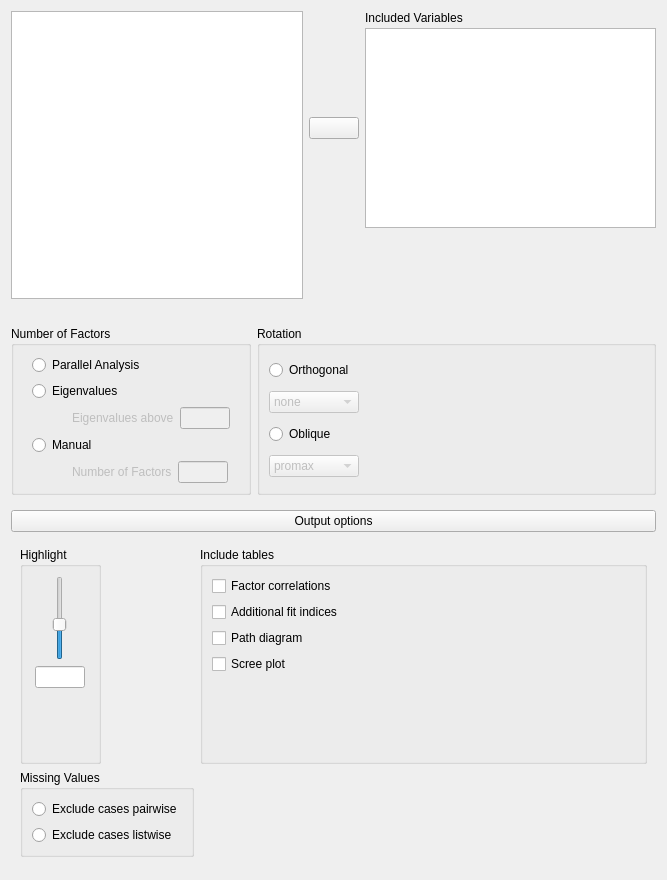
<?xml version="1.0" encoding="UTF-8"?>
<ui version="4.0">
 <class>ExploratoryFactorAnalysisForm</class>
 <widget class="QWidget" name="ExploratoryFactorAnalysisForm">
  <property name="geometry">
   <rect>
    <x>0</x>
    <y>0</y>
    <width>667</width>
    <height>880</height>
   </rect>
  </property>
  <property name="sizePolicy">
   <sizepolicy hsizetype="Fixed" vsizetype="Preferred">
    <horstretch>0</horstretch>
    <verstretch>0</verstretch>
   </sizepolicy>
  </property>
  <property name="windowTitle">
   <string>Form</string>
  </property>
  <layout class="QGridLayout" name="gridLayout_7">
   <item row="0" column="0">
    <widget class="QWidget" name="topWidget" native="true">
     <property name="sizePolicy">
      <sizepolicy hsizetype="Preferred" vsizetype="Fixed">
       <horstretch>0</horstretch>
       <verstretch>0</verstretch>
      </sizepolicy>
     </property>
     <property name="minimumSize">
      <size>
       <width>0</width>
       <height>300</height>
      </size>
     </property>
     <layout class="QGridLayout" name="gridLayout">
      <property name="leftMargin">
       <number>0</number>
      </property>
      <property name="topMargin">
       <number>0</number>
      </property>
      <property name="rightMargin">
       <number>0</number>
      </property>
      <property name="bottomMargin">
       <number>12</number>
      </property>
      <property name="verticalSpacing">
       <number>3</number>
      </property>
      <item row="0" column="0" rowspan="4">
       <widget class="AvailableFieldsListView" name="listAvailableFields">
        <property name="sizePolicy">
         <sizepolicy hsizetype="Expanding" vsizetype="Preferred">
          <horstretch>0</horstretch>
          <verstretch>0</verstretch>
         </sizepolicy>
        </property>
        <property name="maximumSize">
         <size>
          <width>16777215</width>
          <height>16777215</height>
         </size>
        </property>
        <property name="selectionMode">
         <enum>QAbstractItemView::ExtendedSelection</enum>
        </property>
       </widget>
      </item>
      <item row="0" column="2">
       <widget class="QLabel" name="label_4">
        <property name="sizePolicy">
         <sizepolicy hsizetype="Fixed" vsizetype="Fixed">
          <horstretch>0</horstretch>
          <verstretch>0</verstretch>
         </sizepolicy>
        </property>
        <property name="text">
         <string>Included Variables</string>
        </property>
       </widget>
      </item>
      <item row="1" column="2">
       <widget class="BoundListView" name="variables">
        <property name="sizePolicy">
         <sizepolicy hsizetype="Expanding" vsizetype="Fixed">
          <horstretch>0</horstretch>
          <verstretch>0</verstretch>
         </sizepolicy>
        </property>
        <property name="minimumSize">
         <size>
          <width>0</width>
          <height>200</height>
         </size>
        </property>
        <property name="maximumSize">
         <size>
          <width>16777215</width>
          <height>200</height>
         </size>
        </property>
        <property name="selectionMode">
         <enum>QAbstractItemView::ExtendedSelection</enum>
        </property>
       </widget>
      </item>
      <item row="1" column="1">
       <widget class="AssignButton" name="buttonAssignVariables">
        <property name="sizePolicy">
         <sizepolicy hsizetype="Fixed" vsizetype="Fixed">
          <horstretch>0</horstretch>
          <verstretch>0</verstretch>
         </sizepolicy>
        </property>
        <property name="minimumSize">
         <size>
          <width>50</width>
          <height>0</height>
         </size>
        </property>
        <property name="maximumSize">
         <size>
          <width>50</width>
          <height>16777215</height>
         </size>
        </property>
        <property name="text">
         <string/>
        </property>
       </widget>
      </item>
     </layout>
    </widget>
   </item>
   <item row="1" column="0">
    <widget class="QWidget" name="widget" native="true">
     <layout class="QGridLayout" name="gridLayout_2">
      <property name="leftMargin">
       <number>0</number>
      </property>
      <property name="rightMargin">
       <number>0</number>
      </property>
      <property name="bottomMargin">
       <number>0</number>
      </property>
      <item row="0" column="1">
       <widget class="BoundGroupBox" name="rotationMethod">
        <property name="sizePolicy">
         <sizepolicy hsizetype="Preferred" vsizetype="Preferred">
          <horstretch>0</horstretch>
          <verstretch>0</verstretch>
         </sizepolicy>
        </property>
        <property name="minimumSize">
         <size>
          <width>240</width>
          <height>0</height>
         </size>
        </property>
        <property name="title">
         <string>Rotation</string>
        </property>
        <layout class="QGridLayout" name="gridLayout_37">
         <item row="5" column="0">
          <widget class="BoundComboBox" name="obliqueSelector">
           <property name="enabled">
            <bool>false</bool>
           </property>
           <item>
            <property name="text">
             <string>promax</string>
            </property>
           </item>
           <item>
            <property name="text">
             <string>oblimin</string>
            </property>
           </item>
           <item>
            <property name="text">
             <string>simplimax</string>
            </property>
           </item>
           <item>
            <property name="text">
             <string>bentlerQ</string>
            </property>
           </item>
           <item>
            <property name="text">
             <string>biquartimin</string>
            </property>
           </item>
           <item>
            <property name="text">
             <string>cluster</string>
            </property>
           </item>
          </widget>
         </item>
         <item row="4" column="0">
          <widget class="QRadioButton" name="_2oblique">
           <property name="sizePolicy">
            <sizepolicy hsizetype="Fixed" vsizetype="Fixed">
             <horstretch>0</horstretch>
             <verstretch>0</verstretch>
            </sizepolicy>
           </property>
           <property name="text">
            <string>Oblique</string>
           </property>
          </widget>
         </item>
         <item row="2" column="0">
          <widget class="BoundComboBox" name="orthogonalSelector">
           <property name="enabled">
            <bool>false</bool>
           </property>
           <item>
            <property name="text">
             <string>none</string>
            </property>
           </item>
           <item>
            <property name="text">
             <string>varimax</string>
            </property>
           </item>
           <item>
            <property name="text">
             <string>quartimax</string>
            </property>
           </item>
           <item>
            <property name="text">
             <string>bentlerT</string>
            </property>
           </item>
           <item>
            <property name="text">
             <string>equamax</string>
            </property>
           </item>
          </widget>
         </item>
         <item row="1" column="0">
          <widget class="QRadioButton" name="_1orthogonal">
           <property name="sizePolicy">
            <sizepolicy hsizetype="Fixed" vsizetype="Fixed">
             <horstretch>0</horstretch>
             <verstretch>0</verstretch>
            </sizepolicy>
           </property>
           <property name="text">
            <string>Orthogonal</string>
           </property>
          </widget>
         </item>
         <item row="2" column="1">
          <spacer name="horizontalSpacer">
           <property name="orientation">
            <enum>Qt::Horizontal</enum>
           </property>
           <property name="sizeHint" stdset="0">
            <size>
             <width>40</width>
             <height>20</height>
            </size>
           </property>
          </spacer>
         </item>
        </layout>
       </widget>
      </item>
      <item row="0" column="0">
       <widget class="BoundGroupBox" name="factorMethod">
        <property name="sizePolicy">
         <sizepolicy hsizetype="Preferred" vsizetype="Preferred">
          <horstretch>0</horstretch>
          <verstretch>0</verstretch>
         </sizepolicy>
        </property>
        <property name="minimumSize">
         <size>
          <width>240</width>
          <height>0</height>
         </size>
        </property>
        <property name="title">
         <string>Number of Factors</string>
        </property>
        <layout class="QGridLayout" name="gridLayout_5">
         <item row="1" column="0">
          <widget class="QRadioButton" name="_1eigenvalues">
           <property name="sizePolicy">
            <sizepolicy hsizetype="Fixed" vsizetype="Fixed">
             <horstretch>0</horstretch>
             <verstretch>0</verstretch>
            </sizepolicy>
           </property>
           <property name="text">
            <string>Eigenvalues</string>
           </property>
          </widget>
         </item>
         <item row="2" column="0">
          <widget class="QWidget" name="nFactorWidget_2" native="true">
           <property name="enabled">
            <bool>true</bool>
           </property>
           <property name="sizePolicy">
            <sizepolicy hsizetype="Fixed" vsizetype="Fixed">
             <horstretch>0</horstretch>
             <verstretch>0</verstretch>
            </sizepolicy>
           </property>
           <layout class="QGridLayout" name="gridLayout_20">
            <property name="leftMargin">
             <number>40</number>
            </property>
            <property name="topMargin">
             <number>0</number>
            </property>
            <property name="rightMargin">
             <number>0</number>
            </property>
            <property name="bottomMargin">
             <number>0</number>
            </property>
            <item row="0" column="1">
             <widget class="BoundTextBox" name="eigenValuesBox">
              <property name="enabled">
               <bool>false</bool>
              </property>
              <property name="sizePolicy">
               <sizepolicy hsizetype="Fixed" vsizetype="Fixed">
                <horstretch>0</horstretch>
                <verstretch>0</verstretch>
               </sizepolicy>
              </property>
              <property name="maximumSize">
               <size>
                <width>50</width>
                <height>16777215</height>
               </size>
              </property>
             </widget>
            </item>
            <item row="0" column="0">
             <widget class="QLabel" name="EigenText">
              <property name="enabled">
               <bool>false</bool>
              </property>
              <property name="sizePolicy">
               <sizepolicy hsizetype="Fixed" vsizetype="Fixed">
                <horstretch>0</horstretch>
                <verstretch>0</verstretch>
               </sizepolicy>
              </property>
              <property name="text">
               <string>Eigenvalues above</string>
              </property>
             </widget>
            </item>
           </layout>
          </widget>
         </item>
         <item row="3" column="0">
          <widget class="QRadioButton" name="_2manual">
           <property name="sizePolicy">
            <sizepolicy hsizetype="Fixed" vsizetype="Fixed">
             <horstretch>0</horstretch>
             <verstretch>0</verstretch>
            </sizepolicy>
           </property>
           <property name="text">
            <string>Manual</string>
           </property>
          </widget>
         </item>
         <item row="5" column="0">
          <widget class="QWidget" name="nFactorWidget" native="true">
           <property name="enabled">
            <bool>true</bool>
           </property>
           <property name="sizePolicy">
            <sizepolicy hsizetype="Fixed" vsizetype="Fixed">
             <horstretch>0</horstretch>
             <verstretch>0</verstretch>
            </sizepolicy>
           </property>
           <layout class="QGridLayout" name="gridLayout_16">
            <property name="leftMargin">
             <number>40</number>
            </property>
            <property name="topMargin">
             <number>0</number>
            </property>
            <property name="rightMargin">
             <number>0</number>
            </property>
            <property name="bottomMargin">
             <number>0</number>
            </property>
            <item row="0" column="1">
             <widget class="BoundTextBox" name="numberOfFactors">
              <property name="enabled">
               <bool>false</bool>
              </property>
              <property name="sizePolicy">
               <sizepolicy hsizetype="Fixed" vsizetype="Fixed">
                <horstretch>0</horstretch>
                <verstretch>0</verstretch>
               </sizepolicy>
              </property>
              <property name="maximumSize">
               <size>
                <width>50</width>
                <height>16777215</height>
               </size>
              </property>
             </widget>
            </item>
            <item row="0" column="0">
             <widget class="QLabel" name="nFactorText">
              <property name="enabled">
               <bool>false</bool>
              </property>
              <property name="sizePolicy">
               <sizepolicy hsizetype="Fixed" vsizetype="Fixed">
                <horstretch>0</horstretch>
                <verstretch>0</verstretch>
               </sizepolicy>
              </property>
              <property name="text">
               <string>Number of Factors</string>
              </property>
             </widget>
            </item>
           </layout>
          </widget>
         </item>
         <item row="0" column="0">
          <widget class="QRadioButton" name="_3parallelAnalysis">
           <property name="sizePolicy">
            <sizepolicy hsizetype="Fixed" vsizetype="Fixed">
             <horstretch>0</horstretch>
             <verstretch>0</verstretch>
            </sizepolicy>
           </property>
           <property name="text">
            <string>Parallel Analysis</string>
           </property>
          </widget>
         </item>
        </layout>
        <zorder>nFactorWidget</zorder>
        <zorder>_2manual</zorder>
        <zorder>_1eigenvalues</zorder>
        <zorder>nFactorWidget_2</zorder>
        <zorder>_3parallelAnalysis</zorder>
       </widget>
      </item>
     </layout>
    </widget>
   </item>
   <item row="2" column="0">
    <widget class="QWidget" name="widget_9" native="true">
     <property name="sizePolicy">
      <sizepolicy hsizetype="Preferred" vsizetype="Preferred">
       <horstretch>0</horstretch>
       <verstretch>0</verstretch>
      </sizepolicy>
     </property>
     <layout class="QGridLayout" name="gridLayout_6">
      <property name="leftMargin">
       <number>0</number>
      </property>
      <property name="rightMargin">
       <number>0</number>
      </property>
      <property name="bottomMargin">
       <number>3</number>
      </property>
      <item row="0" column="0">
       <widget class="ExpanderButton" name="pushButton_2">
        <property name="sizePolicy">
         <sizepolicy hsizetype="Expanding" vsizetype="Fixed">
          <horstretch>0</horstretch>
          <verstretch>0</verstretch>
         </sizepolicy>
        </property>
        <property name="text">
         <string>Output options</string>
        </property>
       </widget>
      </item>
      <item row="1" column="0">
       <widget class="QWidget" name="containerOptions" native="true">
        <layout class="QGridLayout" name="gridLayout_4">
         <item row="0" column="0">
          <widget class="BoundGroupBox" name="highlight">
           <property name="maximumSize">
            <size>
             <width>81</width>
             <height>16777215</height>
            </size>
           </property>
           <property name="title">
            <string>Highlight</string>
           </property>
           <layout class="QGridLayout" name="gridLayout_3">
            <item row="1" column="0" alignment="Qt::AlignHCenter">
             <widget class="QSlider" name="highlightSlider">
              <property name="minimumSize">
               <size>
                <width>0</width>
                <height>70</height>
               </size>
              </property>
              <property name="maximum">
               <number>100</number>
              </property>
              <property name="pageStep">
               <number>10</number>
              </property>
              <property name="value">
               <number>40</number>
              </property>
              <property name="orientation">
               <enum>Qt::Vertical</enum>
              </property>
             </widget>
            </item>
            <item row="2" column="0">
             <widget class="BoundTextBox" name="highlightText">
              <property name="enabled">
               <bool>true</bool>
              </property>
              <property name="sizePolicy">
               <sizepolicy hsizetype="Fixed" vsizetype="Fixed">
                <horstretch>0</horstretch>
                <verstretch>0</verstretch>
               </sizepolicy>
              </property>
              <property name="maximumSize">
               <size>
                <width>50</width>
                <height>16777215</height>
               </size>
              </property>
             </widget>
            </item>
            <item row="3" column="0">
             <spacer name="verticalSpacer">
              <property name="orientation">
               <enum>Qt::Vertical</enum>
              </property>
              <property name="sizeHint" stdset="0">
               <size>
                <width>20</width>
                <height>40</height>
               </size>
              </property>
             </spacer>
            </item>
           </layout>
           <zorder>highlightText</zorder>
           <zorder>highlightSlider</zorder>
          </widget>
         </item>
         <item row="0" column="1">
          <widget class="BoundGroupBox" name="includeTables">
           <property name="title">
            <string>Include tables</string>
           </property>
           <layout class="QGridLayout" name="gridLayout_10">
            <item row="3" column="0">
             <widget class="BoundCheckBox" name="incl_screePlot">
              <property name="text">
               <string>Scree plot</string>
              </property>
             </widget>
            </item>
            <item row="0" column="0">
             <widget class="BoundCheckBox" name="incl_correlations">
              <property name="text">
               <string>Factor correlations</string>
              </property>
             </widget>
            </item>
            <item row="1" column="0">
             <widget class="BoundCheckBox" name="incl_fitIndices">
              <property name="text">
               <string>Additional fit indices</string>
              </property>
             </widget>
            </item>
            <item row="2" column="0">
             <widget class="BoundCheckBox" name="incl_pathDiagram">
              <property name="text">
               <string>Path diagram</string>
              </property>
             </widget>
            </item>
            <item row="4" column="0">
             <spacer name="verticalSpacer_2">
              <property name="orientation">
               <enum>Qt::Vertical</enum>
              </property>
              <property name="sizeHint" stdset="0">
               <size>
                <width>20</width>
                <height>40</height>
               </size>
              </property>
             </spacer>
            </item>
           </layout>
          </widget>
         </item>
         <item row="1" column="0">
          <widget class="BoundGroupBox" name="missingValues">
           <property name="sizePolicy">
            <sizepolicy hsizetype="Fixed" vsizetype="Preferred">
             <horstretch>0</horstretch>
             <verstretch>0</verstretch>
            </sizepolicy>
           </property>
           <property name="title">
            <string>Missing Values</string>
           </property>
           <property name="flat">
            <bool>true</bool>
           </property>
           <layout class="QGridLayout" name="gridLayout_9">
            <item row="0" column="0">
             <widget class="QRadioButton" name="_1excludePairwise">
              <property name="text">
               <string>Exclude cases pairwise</string>
              </property>
             </widget>
            </item>
            <item row="1" column="0">
             <widget class="QRadioButton" name="_2excludeListwise">
              <property name="text">
               <string>Exclude cases listwise</string>
              </property>
             </widget>
            </item>
           </layout>
          </widget>
         </item>
         <item row="1" column="1">
          <spacer name="horizontalSpacer_2">
           <property name="orientation">
            <enum>Qt::Horizontal</enum>
           </property>
           <property name="sizeHint" stdset="0">
            <size>
             <width>40</width>
             <height>20</height>
            </size>
           </property>
          </spacer>
         </item>
        </layout>
       </widget>
      </item>
     </layout>
    </widget>
   </item>
  </layout>
 </widget>
 <customwidgets>
  <customwidget>
   <class>AssignButton</class>
   <extends>QPushButton</extends>
   <header>widgets/assignbutton.h</header>
  </customwidget>
  <customwidget>
   <class>AvailableFieldsListView</class>
   <extends>QListView</extends>
   <header>widgets/availablefieldslistview.h</header>
  </customwidget>
  <customwidget>
   <class>BoundTextBox</class>
   <extends>QLineEdit</extends>
   <header>widgets/boundtextbox.h</header>
  </customwidget>
  <customwidget>
   <class>BoundGroupBox</class>
   <extends>QGroupBox</extends>
   <header>widgets/boundgroupbox.h</header>
   <container>1</container>
  </customwidget>
  <customwidget>
   <class>ExpanderButton</class>
   <extends>QPushButton</extends>
   <header>widgets/expanderbutton.h</header>
  </customwidget>
  <customwidget>
   <class>BoundCheckBox</class>
   <extends>QCheckBox</extends>
   <header>widgets/boundcheckbox.h</header>
  </customwidget>
  <customwidget>
   <class>BoundComboBox</class>
   <extends>QComboBox</extends>
   <header>widgets/boundcombobox.h</header>
  </customwidget>
  <customwidget>
   <class>BoundListView</class>
   <extends>QListView</extends>
   <header>widgets/boundlistview.h</header>
  </customwidget>
 </customwidgets>
 <tabstops>
  <tabstop>listAvailableFields</tabstop>
  <tabstop>buttonAssignVariables</tabstop>
  <tabstop>variables</tabstop>
  <tabstop>_3parallelAnalysis</tabstop>
  <tabstop>_1eigenvalues</tabstop>
  <tabstop>eigenValuesBox</tabstop>
  <tabstop>_2manual</tabstop>
  <tabstop>numberOfFactors</tabstop>
  <tabstop>_1orthogonal</tabstop>
  <tabstop>orthogonalSelector</tabstop>
  <tabstop>_2oblique</tabstop>
  <tabstop>obliqueSelector</tabstop>
  <tabstop>pushButton_2</tabstop>
  <tabstop>highlightSlider</tabstop>
  <tabstop>highlightText</tabstop>
  <tabstop>incl_correlations</tabstop>
  <tabstop>incl_fitIndices</tabstop>
  <tabstop>incl_pathDiagram</tabstop>
  <tabstop>incl_screePlot</tabstop>
 </tabstops>
 <resources/>
 <connections>
  <connection>
   <sender>_2manual</sender>
   <signal>toggled(bool)</signal>
   <receiver>nFactorText</receiver>
   <slot>setEnabled(bool)</slot>
   <hints>
    <hint type="sourcelabel">
     <x>59</x>
     <y>535</y>
    </hint>
    <hint type="destinationlabel">
     <x>124</x>
     <y>561</y>
    </hint>
   </hints>
  </connection>
  <connection>
   <sender>_2manual</sender>
   <signal>toggled(bool)</signal>
   <receiver>numberOfFactors</receiver>
   <slot>setEnabled(bool)</slot>
   <hints>
    <hint type="sourcelabel">
     <x>59</x>
     <y>535</y>
    </hint>
    <hint type="destinationlabel">
     <x>217</x>
     <y>562</y>
    </hint>
   </hints>
  </connection>
  <connection>
   <sender>_2oblique</sender>
   <signal>toggled(bool)</signal>
   <receiver>obliqueSelector</receiver>
   <slot>setEnabled(bool)</slot>
   <hints>
    <hint type="sourcelabel">
     <x>383</x>
     <y>585</y>
    </hint>
    <hint type="destinationlabel">
     <x>427</x>
     <y>612</y>
    </hint>
   </hints>
  </connection>
  <connection>
   <sender>_1orthogonal</sender>
   <signal>toggled(bool)</signal>
   <receiver>orthogonalSelector</receiver>
   <slot>setEnabled(bool)</slot>
   <hints>
    <hint type="sourcelabel">
     <x>393</x>
     <y>521</y>
    </hint>
    <hint type="destinationlabel">
     <x>427</x>
     <y>548</y>
    </hint>
   </hints>
  </connection>
  <connection>
   <sender>_1eigenvalues</sender>
   <signal>toggled(bool)</signal>
   <receiver>EigenText</receiver>
   <slot>setEnabled(bool)</slot>
   <hints>
    <hint type="sourcelabel">
     <x>85</x>
     <y>522</y>
    </hint>
    <hint type="destinationlabel">
     <x>135</x>
     <y>549</y>
    </hint>
   </hints>
  </connection>
  <connection>
   <sender>_1eigenvalues</sender>
   <signal>toggled(bool)</signal>
   <receiver>eigenValuesBox</receiver>
   <slot>setEnabled(bool)</slot>
   <hints>
    <hint type="sourcelabel">
     <x>85</x>
     <y>522</y>
    </hint>
    <hint type="destinationlabel">
     <x>227</x>
     <y>550</y>
    </hint>
   </hints>
  </connection>
 </connections>
</ui>
